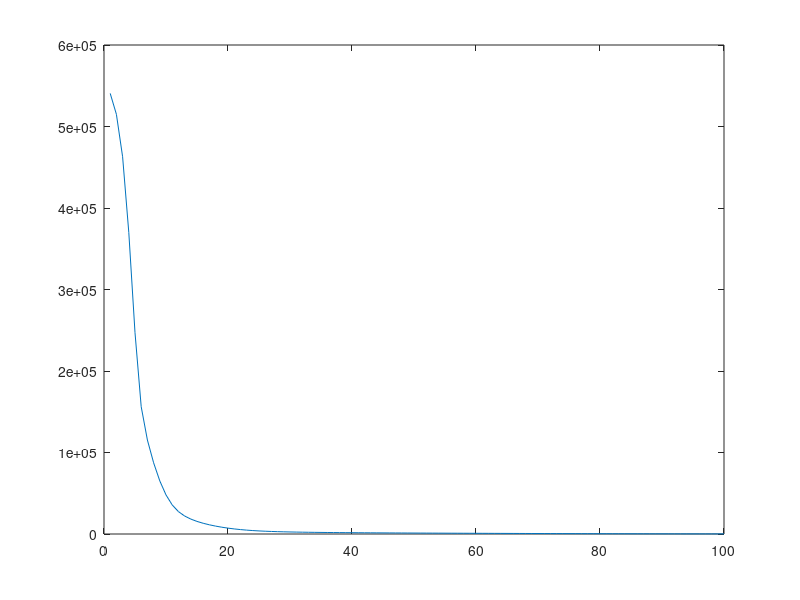

This figure's MATLAB source:
% generate some random U vectors
numOfTrueLatentFactors = 5;
numOfUsers = 10;
numOfItems = 20;

% we generate random values for trueU and trueM
trueU = 10*rand(numOfTrueLatentFactors, numOfUsers);
trueM = 10*rand(numOfTrueLatentFactors, numOfItems);

trainRatingsRatio = 0.1;
testRatingsRatio = 0.01;

trainTrueR = zeros(numOfUsers, numOfItems);
testTrueR = zeros(numOfUsers, numOfItems);

for i=1:numOfUsers
    for j=1:numOfItems
        generatedNumber = rand();
        if (generatedNumber < trainRatingsRatio)
            trainTrueR(i, j) = trueU(:, i)' * trueM(:, j);
        else
            if (generatedNumber < (trainRatingsRatio + testRatingsRatio))
                testTrueR(i, j) = trueU(:, i)' * trueM(:, j);
            end
        end
    end
end

for i=1:numOfUsers
    makeChange = 1;
    for j=1:numOfItems
        if (trainTrueR(i, j) > 0)
            makeChange = 0;
            break;
        end
    end
    if (makeChange == 1)
        selected = floor(rand()*numOfItems) + 1;
        %[selected, numOfItems]
        trainTrueR(i, selected) = trueU(:, i)' * trueM(:, selected);
    end
end

for j=1:numOfItems
    makeChange = 1;
    for i=1:numOfUsers
        if (trainTrueR(i, j) > 0)
            makeChange = 0;
            break;
        end
    end
    if (makeChange == 1)
        selected = floor(rand()*numOfUsers) + 1;
        %[selected, numOfUsers]
        trainTrueR(selected, j) = trueU(:, selected)' * trueM(:, j);
    end
end

% we define the number of iterations
numOfLatentFactors = 5;

% we initialize our solution by random
U = rand(numOfLatentFactors, numOfUsers);
M = rand(numOfLatentFactors, numOfItems);

% we make a new matrix where we put 1 if there is rating and 0 if there is
% no ranking
I = zeros(numOfUsers, numOfItems);
for i=1:numOfUsers
    for j=1:numOfItems
        if (trainTrueR(i, j) > 0)
            I(i, j) = 1;
        end
    end
end

numOfRatingsPerUser = zeros(numOfUsers, 1);
numOfRatingsPerItem = zeros(numOfUsers, 1);

for i=1:numOfUsers
    numOfRatingsPerUser(i) = sum(I(i, :));
end

for j=1:numOfItems
    numOfRatingsPerItem(j) = sum(I(:, j));
end


% let's calculate RMSE
rmse = 0;
for i=1:numOfUsers
    sumUser = 0;
    for j=1:numOfItems
        if (I(i, j) == 1)
            prediction = U(:, i)' * M(:, j);
            sumUser = sumUser + (prediction - trainTrueR(i, j)) * (prediction - trainTrueR(i, j));
            rmse = rmse + (prediction - trainTrueR(i, j)) * (prediction - trainTrueR(i, j));
        end
    end
    %fprintf('SUM USER: %f\n', sumUser);
end
    
fprintf('%f\n', rmse);

rmse = 0;
for i=1:numOfUsers
    %predictionError = trainTrueR(i, :) - (U(:, i)' * M) * diag(I(i, :) * eye(numOfItems));
    %rmse = rmse + predictionError * predictionError';
    
    Ri = trainTrueR(i, :);
    Ui = U(:, i);
    dg = diag(I(i, :) * eye(numOfItems));
    rmse = rmse + (Ri - Ui'*M*dg)*(Ri - Ui'*M*dg)';
    %rmse = rmse + Ri*Ri' - Ri*dg*M'*Ui - Ui'*M*dg*Ri'+Ui'*M*dg*dg*M'*Ui;
end

fprintf('%f\n', rmse);

rmse = 0;
for j=1:numOfItems
    
    Rj = trainTrueR(:, j);
    Mj = M(:, j);
    dg = diag(I(:, j)'*eye(numOfUsers));
    %rmse = rmse + (Rj' - Mj'*U*dg)*(Rj' - Mj'*U*dg)';
    rmse = rmse + Rj'*Rj - Rj'*dg*U'*Mj-Mj'*U*dg*Rj+Mj'*U*dg*dg*U'*Mj;
end

fprintf('%f\n', rmse);

% U
% M

alpha = 0.001;
numOfIterations = 100;
lambda = 0.001;

rmsePlot = zeros(numOfIterations, 1);

for iteration=1:numOfIterations
    fprintf('Iteration %d\n', iteration);
    
    newU = zeros(numOfLatentFactors, numOfUsers);
    
    % for each user
    for i=1:numOfUsers
        Ri = trainTrueR(i, :);
        Ui = U(:, i);
        dg = diag(I(i, :) * eye(numOfItems));
        ni = sum(I(i, :));
        g = -M * dg * Ri' + (M * dg * dg * M' + ni * lambda * eye(numOfLatentFactors)) * Ui;
        newU(:, i) = U(:, i) - alpha * g;
    end
    
    newM = zeros(numOfLatentFactors, numOfItems);
    
    for j=1:numOfItems
        Rj = trainTrueR(:, j);
        Mj = M(:, j);
        dg = diag(I(:, j)'*eye(numOfUsers));
        nj = sum(I(:, j));
        g = -U * dg * Rj + (U * dg * dg * U' + nj * lambda * eye(numOfLatentFactors)) * Mj;
        newM(:, j) = M(:, j) - alpha * g;
    end
    
    U = newU;
    M = newM;
    
    % let's calculate RMSE
    rmse = 0;
    for i=1:numOfUsers
        for j=1:numOfItems
            if (I(i, j) == 1)
                prediction = U(:, i)' * M(:, j);
                rmse = rmse + (prediction - trainTrueR(i, j)) * (prediction - trainTrueR(i, j));
            end
        end
    end
    
    fprintf('%f\n', rmse);
    
    if (rmse < 0.000001)
        fprintf('The algorithm has converged in %d iterations.\n', iteration);
        break;
    end
    
    rmsePlot(iteration) = rmse;
    
end

figure;
plot(rmsePlot);
